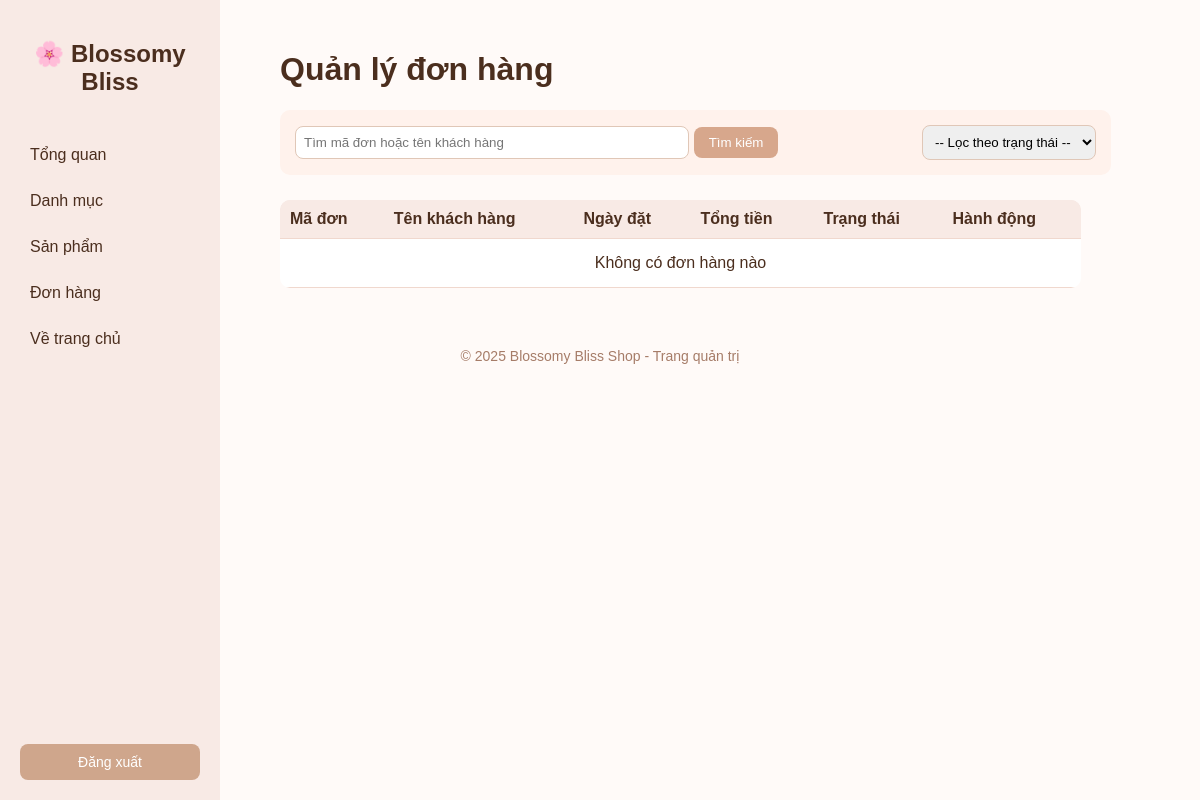
Page /admin/orders/list.php on the earlier database version.
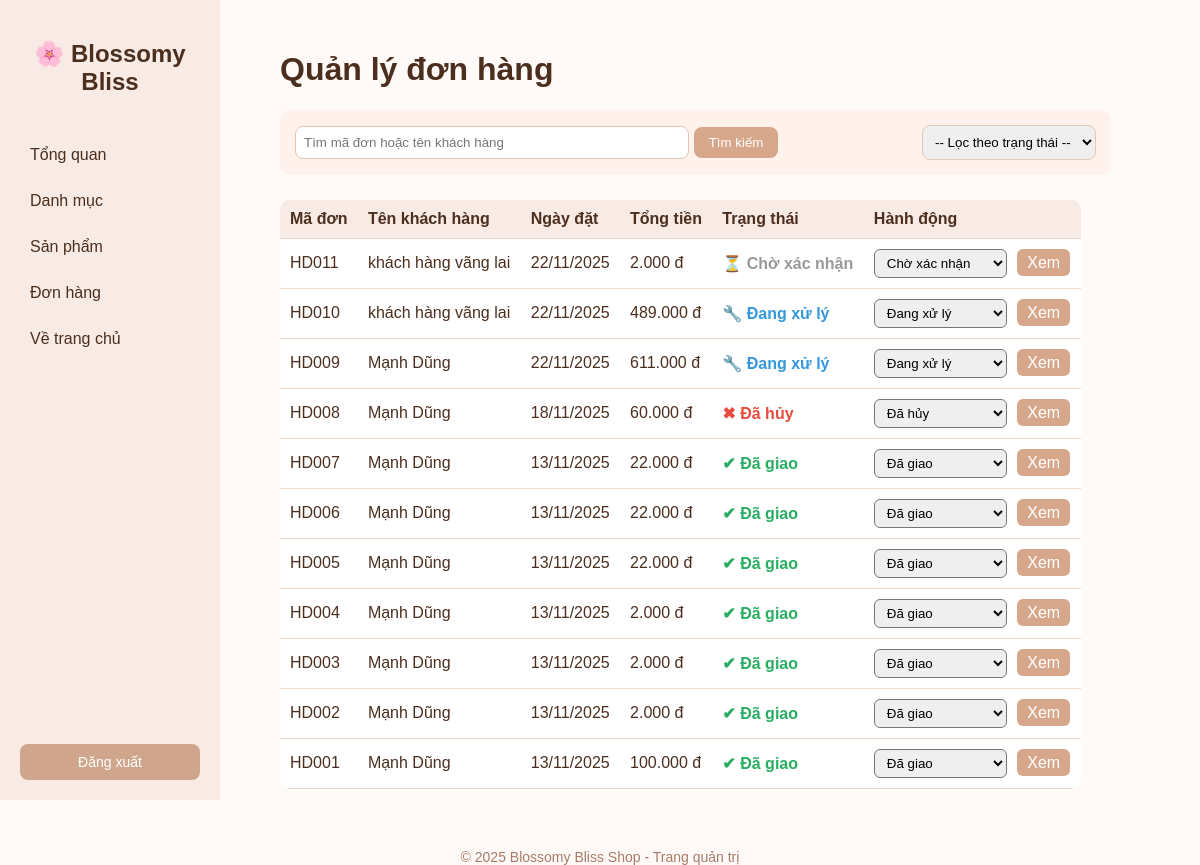
Same page on the later database version.
### tables this page shows
CREATE TABLE `orders` (
  `order_id` varchar(10) NOT NULL,
  `user_id` varchar(10) NOT NULL,
  `order_date` datetime DEFAULT current_timestamp(),
  `status` enum('Chờ xác nhận','Đang xử lý','Đang giao hàng','Đã giao','Đã hủy') DEFAULT 'Chờ xác nhận',
  `total_amount` decimal(12,2) DEFAULT 0.00,
  `note` text DEFAULT NULL,
  `payment_status` enum('Chưa thanh toán','Đã thanh toán','Đã hoàn tiền') DEFAULT 'Chưa thanh toán',
  `ship_date` datetime DEFAULT NULL,
  `payment_method_id` varchar(10) DEFAULT NULL,
  `delivery_method_id` varchar(10) DEFAULT NULL
);

CREATE TABLE `users` (
  `user_id` varchar(10) NOT NULL,
  `username` varchar(50) NOT NULL,
  `password` varchar(255) NOT NULL,
  `full_name` varchar(100) DEFAULT NULL,
  `email` varchar(100) DEFAULT NULL,
  `phone_number` varchar(20) DEFAULT NULL,
  `created_at` datetime DEFAULT current_timestamp(),
  `updated_at` datetime DEFAULT current_timestamp() ON UPDATE current_timestamp(),
  `role` enum('user','admin') DEFAULT 'user',
  `shipping_address` text DEFAULT NULL
);

### admin/orders/list.php (the view, shortened to what this page needs)
<?php
include '../../include/db_connect.php';
include '../includes/admin_header.php';
$statusOptions = [
    "Chờ xác nhận",
    "Đang xử lý",
    "Đang giao hàng",
    "Đã giao",
    "Đã hủy"
];
$search        = isset($_GET['search']) ? trim($_GET['search']) : '';
$sql = "SELECT
            o.order_id,
            u.full_name AS customer_name,
            o.order_date,
            o.total_amount,
            o.status
        FROM orders o
        LEFT JOIN users u ON o.user_id = u.user_id
        WHERE 1";
$sql .= " ORDER BY o.order_date DESC ";
$result = $conn->query($sql);
function statusColor($status) {
    switch ($status) {
        case 'Chờ xác nhận':  return ['#999', '⏳'];
        case 'Đang xử lý':    return ['#3498db', '🔧'];
        case 'Đã giao':       return ['#27ae60', '✔'];
        case 'Đã hủy':        return ['#e74c3c', '✖'];
    }
}
?>
<h1>Quản lý đơn hàng</h1>
<form method="GET"
      style="margin-bottom:25px; display:flex; justify-content:space-between;
             align-items:center; background:#fff2ec; padding:15px;
             border-radius:10px; width:90%;">
  <div style="flex:1;">
    <input type="text" name="search" placeholder="Tìm mã đơn hoặc tên khách hàng"
           value="<?php echo htmlspecialchars($search); ?>"
           style="width:60%; padding:8px; border:1px solid #e0c7b7; border-radius:8px;">
    <button type="submit"
            style="padding:8px 15px; background:#d7a78c; color:#fff;
                   border:none; border-radius:8px; cursor:pointer;">
      Tìm kiếm
    </button>
  </div>
  <div>
    <select name="status" onchange="this.form.submit()"
            style="padding:8px; border:1px solid #e0c7b7; border-radius:8px;">
      <option value="">-- Lọc theo trạng thái --</option>
    </select>
  </div>
</form>
<table style="width:90%; border-collapse:collapse; background:white;
               border-radius:10px; overflow:hidden;">
  <thead>
    <tr style="background:#f8eae5;">
      <th style="padding:10px;">Mã đơn</th>
      <th style="padding:10px;">Tên khách hàng</th>
      <th style="padding:10px;">Ngày đặt</th>
      <th style="padding:10px;">Tổng tiền</th>
      <th style="padding:10px;">Trạng thái</th>
      <th style="padding:10px;">Hành động</th>
    </tr>
  </thead>
  <tbody>
  <?php
  if ($result && $result->num_rows > 0) {
      while ($row = $result->fetch_assoc()) {
          list($color, $icon) = statusColor($row['status']);
          $statusSelect = "";
          foreach ($statusOptions as $s) {
              $sel = ($s == $row['status']) ? "selected" : "";
              $statusSelect .= "<option value=\"$s\" $sel>$s</option>";
          }
          echo "
          <tr style='text-align:center; border-bottom:1px solid #f1dfd6;'>
            <td>{$row['order_id']}</td>
            <td>{$row['customer_name']}</td>
            <td>" . date('d/m/Y', strtotime($row['order_date'])) . "</td>
            <td>" . number_format($row['total_amount'], 0, ',', '.') . " đ</td>
            <td style='color: {$color}; font-weight: bold;'>
                {$icon} {$row['status']}
            </td>
            <td>
              <form method='POST' style='display:inline-block; margin-right:6px;'>
                <input type='hidden' name='update_status' value='1'>
                <input type='hidden' name='order_id' value='{$row['order_id']}'>
                <select name='new_status' onchange='this.form.submit()'
                        style='padding:5px 8px; border-radius:6px;'>
                  {$statusSelect}
                </select>
                <noscript><button type='submit'>Cập nhật</button></noscript>
              </form>
              <a href='view.php?id={$row['order_id']}'
                 style='padding:5px 10px; background:#d7a78c;
                        color:white; border-radius:6px; text-decoration:none;'>
                Xem
              </a>
            </td>
          </tr>";
      }
  } else {
      echo "<tr><td colspan='6' style='text-align:center; padding:15px;'>
                Không có đơn hàng nào
            </td></tr>";
  }
  ?>
  </tbody>
</table>
<?php include '../includes/admin_footer.php'; ?>

### admin/includes/admin_header.php (shortened to what this page needs)
<!DOCTYPE html>
<html lang="vi">
<head>
</head>
<body>
 <div class="sidebar">
  <h2>🌸 Blossomy Bliss</h2>
  <a href="/Flower_Shop/admin/dashboard.php">Tổng quan</a>
  <a href="/Flower_Shop/admin/category/list.php">Danh mục</a>
  <a href="/Flower_Shop/admin/products/list.php">Sản phẩm</a>
  <a href="/Flower_Shop/admin/orders/list.php">Đơn hàng</a>
  <a href="/Flower_Shop/index.php">Về trang chủ</a>
  <button class="logout" onclick="window.location.href='/XayDungHTTT_WebBanHoa/login.php'">
    Đăng xuất
  </button>
</div>
  <div class="content">

### admin/includes/admin_footer.php
  </div>
  <footer style="text-align:center; margin-top:30px; color:#a67c68; font-size:14px;">
    © 2025 Blossomy Bliss Shop - Trang quản trị
  </footer>
</body>
</html>

### admin/includes/admin_header.php (style rules this page uses)
body { margin: 0; font-family: 'Poppins', sans-serif; background-color: #fffaf8; color: #4b2e1e; }
.sidebar { width: 220px; height: 100vh; background-color: #f8eae5; position: fixed; top: 0; left: 0; padding: 20px; box-sizing: border-box; }
.sidebar h2 { text-align: center; margin-bottom: 40px; color: #4b2e1e; font-weight: 600; }
.sidebar a { display: block; color: #4b2e1e; text-decoration: none; padding: 10px; margin: 8px 0; border-radius: 8px; transition: 0.3s; }
.logout { position: absolute; bottom: 20px; left: 20px; width: 180px; background-color: #cfa68c; color: #fff; border: none; padding: 10px; border-radius: 8px; cursor: pointer; font-size: 14px; }
.content { margin-left: 250px; padding: 30px; }
table { border-collapse: collapse; width: 100%; }
th, td { padding: 10px; border-bottom: 1px solid #f0d8ce; text-align: left; }
th { background-color: #f8eae5; }

Differences in the rows shown:
added orders: order_id "HD011", user.full_name "khách hàng vãng lai", order_date "22/11/2025", total_amount "2.000", icon "⏳", status "Chờ xác nhận"
added orders: order_id "HD010", user.full_name "khách hàng vãng lai", order_date "22/11/2025", total_amount "489.000", icon "🔧", status "Đang xử lý"
added orders: order_id "HD009", user.full_name "Mạnh Dũng", order_date "22/11/2025", total_amount "611.000", icon "🔧", status "Đang xử lý"
added orders: order_id "HD008", user.full_name "Mạnh Dũng", order_date "18/11/2025", total_amount "60.000", icon "✖", status "Đã hủy"
added orders: order_id "HD007", user.full_name "Mạnh Dũng", order_date "13/11/2025", total_amount "22.000", icon "✔", status "Đã giao"
added orders: order_id "HD006", user.full_name "Mạnh Dũng", order_date "13/11/2025", total_amount "22.000", icon "✔", status "Đã giao"
added orders: order_id "HD005", user.full_name "Mạnh Dũng", order_date "13/11/2025", total_amount "22.000", icon "✔", status "Đã giao"
added orders: order_id "HD004", user.full_name "Mạnh Dũng", order_date "13/11/2025", total_amount "2.000", icon "✔", status "Đã giao"
added orders: order_id "HD003", user.full_name "Mạnh Dũng", order_date "13/11/2025", total_amount "2.000", icon "✔", status "Đã giao"
added orders: order_id "HD002", user.full_name "Mạnh Dũng", order_date "13/11/2025", total_amount "2.000", icon "✔", status "Đã giao"
added orders: order_id "HD001", user.full_name "Mạnh Dũng", order_date "13/11/2025", total_amount "100.000", icon "✔", status "Đã giao"
Other differences:
text no longer shown: "Không có đơn hàng nào"
